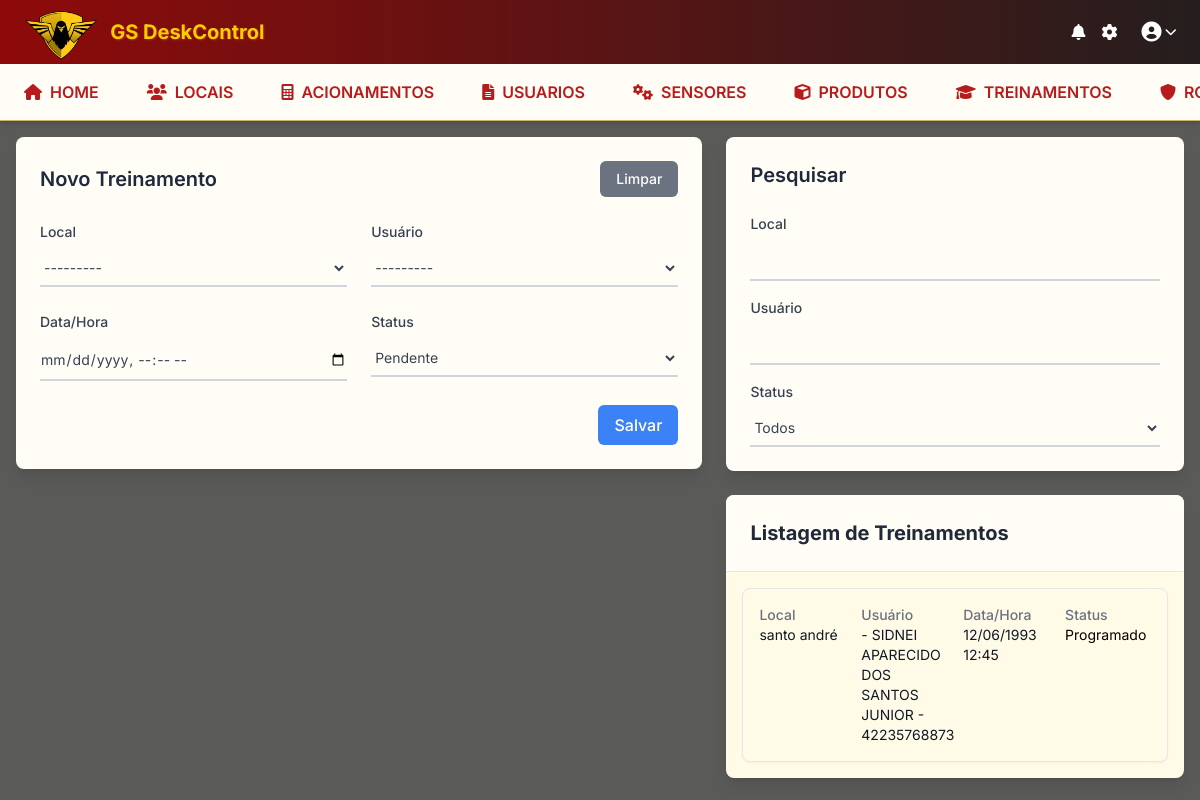
/treinamentos/, run on the app's committed database.
### treinamentos/models.py (models this page shows, shortened)
class Treinamento(models.Model):
    STATUS_CHOICES = [
        ('realizado', 'Realizado'),
        ('programado', 'Programado'),
        ('pendente', 'Pendente'),
    ]
    local = models.ForeignKey(Clientes, on_delete=models.CASCADE, null=True, blank=True)
    usuario = models.ForeignKey(Rat, on_delete=models.CASCADE, null=True, blank=True)
    data_hora = models.DateTimeField(null=True, blank=True)
    status = models.CharField(max_length=20, choices=STATUS_CHOICES, default='pendente')
    class Meta:
        verbose_name = "Treinamento"
        verbose_name_plural = "Treinamentos"
        ordering = ['-data_hora']

### clientes/models.py (models this page shows, shortened)
class Clientes(models.Model):
    nome = models.CharField(max_length=200, blank=True, null=True)
    pronta_resposta = models.CharField(max_length=200, blank=True, null=True, verbose_name="Pronta Resposta")
    telefone = models.CharField(max_length=20, blank=True, null=True, verbose_name="Telefone")
    def __str__(self):
        return str(self.nome) if self.nome else ""

### rat/models.py (models this page shows)
class Rat(models.Model):
    local = models.ForeignKey(Clientes, on_delete=models.CASCADE, related_name='Local', default=1)
    nome = models.CharField(max_length=50, unique=True, verbose_name="Usuario",null=True, blank=True)
    cpf = models.CharField(max_length=20,null=True, blank=True)
    def __str__(self):
        return f"- {self.nome} - {self.cpf}"
    class Meta:
        verbose_name = "RAT"
        verbose_name_plural = "RATs"

### treinamentos/views.py (the view, shortened to what this page needs)
# urls.py: path('treinamentos/', include('treinamentos.urls', namespace='treinamentos')),
def treinamentos(request):
    form = TreinamentoForm()
    search_local = request.GET.get('search_local', '').strip()
    search_usuario = request.GET.get('search_usuario', '').strip()
    search_status = request.GET.get('search_status', '').strip()
    itens = Treinamento.objects.all()
    if search_local:
        itens = itens.filter(local__nome__icontains=search_local)
    if search_usuario:
        itens = itens.filter(usuario__nome__icontains=search_usuario)
    if search_status:
        itens = itens.filter(status=search_status)
    if request.headers.get('x-requested-with') == 'XMLHttpRequest' and (search_local or search_usuario or search_status):
        html = render_to_string(
            'treinamentos/partials/lista_treinamentos.html', {'itens': itens}
        )
        return JsonResponse({'html': html})
    context = {
        'form': form,
        'itens': itens,
        'search_local': search_local,
        'search_usuario': search_usuario,
        'search_status': search_status,
    }
    return render(request, 'treinamentos/treinamentos.html', context)

### treinamentos/forms.py
class TreinamentoForm(forms.ModelForm):
    class Meta:
        model = Treinamento
        fields = ['local', 'usuario', 'data_hora', 'status']
        widgets = {
            'local': forms.Select(attrs={'class': 'w-full py-1 bg-transparent border-0 border-b-2 border-gray-300 focus:outline-none focus:ring-0 focus:border-blue-500'}),
            'usuario': forms.Select(attrs={'class': 'w-full py-1 bg-transparent border-0 border-b-2 border-gray-300 focus:outline-none focus:ring-0 focus:border-blue-500'}),
            'data_hora': forms.DateTimeInput(attrs={'type': 'datetime-local', 'class': 'w-full py-1 bg-transparent border-0 border-b-2 border-gray-300 focus:outline-none focus:ring-0 focus:border-blue-500'}),
            'status': forms.Select(attrs={'class': 'w-full py-1 bg-transparent border-0 border-b-2 border-gray-300 focus:outline-none focus:ring-0 focus:border-blue-500'}),
        }

### treinamentos/templates/treinamentos/treinamentos.html (shortened to what this page needs)
{% extends 'base.html' %}
{% load static %}
{% block extra_css %}
    <link rel="stylesheet" href="{% static 'treinamentos/css/treinamentos.css' %}">
{% endblock %}
{% block content %}
<div class="flex flex-col lg:flex-row gap-6">
    <div class="lg:w-3/5 space-y-6">
        <div class="bg-slate-200 rounded-lg shadow-lg p-6 compact-form">
            <form id="treinamentoForm" method="post" action="{% url 'treinamentos:treinamentos' %}">
                <div class="flex justify-between items-center mb-6">
                    <h3 class="text-xl font-bold text-gray-800" id="formTitle">Novo Treinamento</h3>
                    <div class="flex gap-2">
                        <button type="button" id="limparForm" class="btn-secondary text-sm">Limpar</button>
                    </div>
                </div>
                <div class="grid grid-cols-1 md:grid-cols-2 gap-6 mb-6">
                    <div>
                        <label>Local</label>
                        {{ form.local }}
                    </div>
                    <div>
                        <label>Usuário</label>
                        {{ form.usuario }}
                    </div>
                </div>
                <div class="grid grid-cols-1 md:grid-cols-2 gap-6 mb-6">
                    <div>
                        <label>Data/Hora</label>
                        {{ form.data_hora }}
                    </div>
                    <div>
                        <label>Status</label>
                        {{ form.status }}
                    </div>
                </div>
                <div class="flex justify-end mt-6">
                    <button type="submit" class="btn-primary" id="submitBtn">Salvar</button>
                </div>
            </form>
        </div>
    </div>
    <div class="lg:w-2/5 space-y-6">
        <div class="bg-slate-200 rounded-lg shadow-lg p-6 compact-form">
            <form method="get">
                <h3 class="text-xl font-bold text-gray-800 mb-6">Pesquisar</h3>
                <div class="grid grid-cols-1 gap-4">
                    <div>
                        <label>Local</label>
                        <input type="text" name="search_local" id="search-local-input" value="{{ search_local }}" class="w-full py-1 bg-transparent border-0 border-b-2 border-gray-300">
                    </div>
                    <div>
                        <label>Usuário</label>
                        <input type="text" name="search_usuario" id="search-usuario-input" value="{{ search_usuario }}" class="w-full py-1 bg-transparent border-0 border-b-2 border-gray-300">
                    </div>
                    <div>
                        <label>Status</label>
                        <select name="search_status" id="search-status-input" class="w-full py-1 bg-transparent border-0 border-b-2 border-gray-300">
                            <option value="">Todos</option>
                        </select>
                    </div>
                </div>
            </form>
        </div>
        <div id="treinamento-list-container"
             data-get-url-template="{% url 'treinamentos:get_treinamento' 0 %}"
             data-update-url-template="{% url 'treinamentos:atualizar_treinamento' 0 %}"
             class="bg-white rounded-lg shadow-lg compact-form overflow-hidden">
            <div class="p-6 border-b bg-slate-200">
                <h2 class="text-xl font-bold text-gray-800">Listagem de Treinamentos</h2>
            </div>
            <div id="treinamento-list-results" class="max-h-96 overflow-y-auto">
                {% include 'treinamentos/partials/lista_treinamentos.html' %}
            </div>
        </div>
    </div>
</div>
{% endblock %}

### treinamentos/templates/treinamentos/partials/lista_treinamentos.html
{% if itens %}
    <div class="space-y-3 p-4">
        {% for item in itens %}
            <div class="treinamento-list-item bg-white rounded-lg shadow-sm border border-gray-200 p-4 cursor-pointer hover:shadow-md transition-all duration-200"
                 onclick="carregarTreinamento({{ item.id }})">
                <div class="grid grid-cols-1 md:grid-cols-4 gap-4">
                    <div class="col-span-1">
                        <div class="text-sm font-medium text-gray-500">Local</div>
                        <div class="text-sm text-gray-900">{{ item.local }}</div>
                    </div>
                    <div class="col-span-1">
                        <div class="text-sm font-medium text-gray-500">Usuário</div>
                        <div class="text-sm text-gray-900">{{ item.usuario }}</div>
                    </div>
                    <div class="col-span-1">
                        <div class="text-sm font-medium text-gray-500">Data/Hora</div>
                        <div class="text-sm text-gray-900">{{ item.data_hora|date:"d/m/Y H:i" }}</div>
                    </div>
                    <div class="col-span-1">
                        <div class="text-sm font-medium text-gray-500">Status</div>
                        <div class="text-sm status-{{ item.status }}">{{ item.get_status_display }}</div>
                    </div>
                </div>
            </div>
        {% endfor %}
    </div>
{% else %}
    <div class="p-6 text-center text-gray-500">
        <div class="text-lg font-medium mb-2">Nenhum treinamento encontrado</div>
        <div class="text-sm">Tente ajustar os filtros de pesquisa</div>
    </div>
{% endif %}

### static/treinamentos/css/treinamentos.css (style rules this page uses)
.btn-primary { background-color: #3b82f6; color: white; padding: 0.5rem 1rem; border-radius: 0.375rem; font-weight: 500; border: none; cursor: pointer; transition: background-color 0.2s ease; }
.btn-secondary { background-color: #6b7280; color: white; padding: 0.5rem 1rem; border-radius: 0.375rem; font-weight: 500; border: none; cursor: pointer; transition: background-color 0.2s ease; }
.treinamento-list-item { transition: all 0.2s ease-in-out; }
.compact-form { background-color: #f8fafc; }
.compact-form h3 { color: #1e293b; font-weight: 600; }
.compact-form label { color: #374151; font-weight: 500; font-size: 0.875rem; margin-bottom: 0.5rem; display: block; }
.compact-form input, .compact-form select, .compact-form textarea { width: 100%; padding: 0.5rem 0; background: transparent; border: 0; border-bottom: 2px solid #d1d5db; outline: none; transition: border-color 0.2s ease; color: #374151; font-size: 0.875rem; }

### templates/base.html (style rules this page uses)
body { font-family: 'Inter', sans-serif; background-color: #5a5a59 !important; }
.bg-slate-100, .bg-slate-200, .bg-gray-100 { background-color: #fffdf5 !important; }
.bg-white { background-color: #fffbe6 !important; }

### data on the page
Treinamento: local "santo andré", usuario "- SIDNEI APARECIDO DOS SANTOS JUNIOR - 42235768873", data_hora "12/06/1993 12:45", status "Programado"
